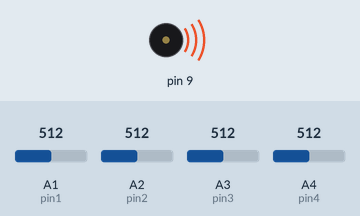
A sketch run on a simulated Arduino Uno, built with avr-gcc and run on an emulated ATmega328P. Shown: buzzer (waves = sounding). The test bench sets the inputs (shaded band); at power-on: A1 (pin1) = 512, A2 (pin2) = 512, A3 (pin3) = 512, A4 (pin4) = 512. What the sketch prints to the serial monitor is not drawn.

Above: at 0.1 s.
Timing chart, 0 to 1.6 s (numbered marks = the images above):
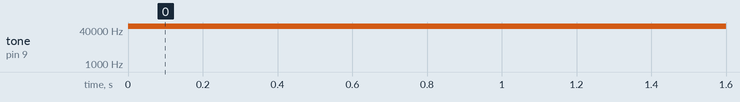

The sketch:

week6.ino
```cpp
int pin = A0;
int pin1 = A1;
int pin2 = A2;
int pin3 = A3;
int pin4 = A4;
int sensorValue = 0;
int sensorValue1 = 0;
int sensorValue2 = 0;
int sensorValue3 = 0;
int sensorValue4 = 0;

int total;
void setup()
{
 Serial.begin(9600);
}

void loop()
{
  sensorValue = analogRead(pin1);
  sensorValue1 = analogRead(pin2);
  sensorValue2 = analogRead(pin3);
  sensorValue3 = analogRead(pin4);

  total = sensorValue + sensorValue1 + sensorValue2 + sensorValue3;

  Serial.print("\t");
  Serial.println(total);

  int thisPitch = map(total,3500,4000, 120, 1500);
  tone(9, thisPitch, 10);

  delay(1);
}
```

Measured:
- by itself, tone on pin 9: silent → 61649 Hz at 0.00 s
